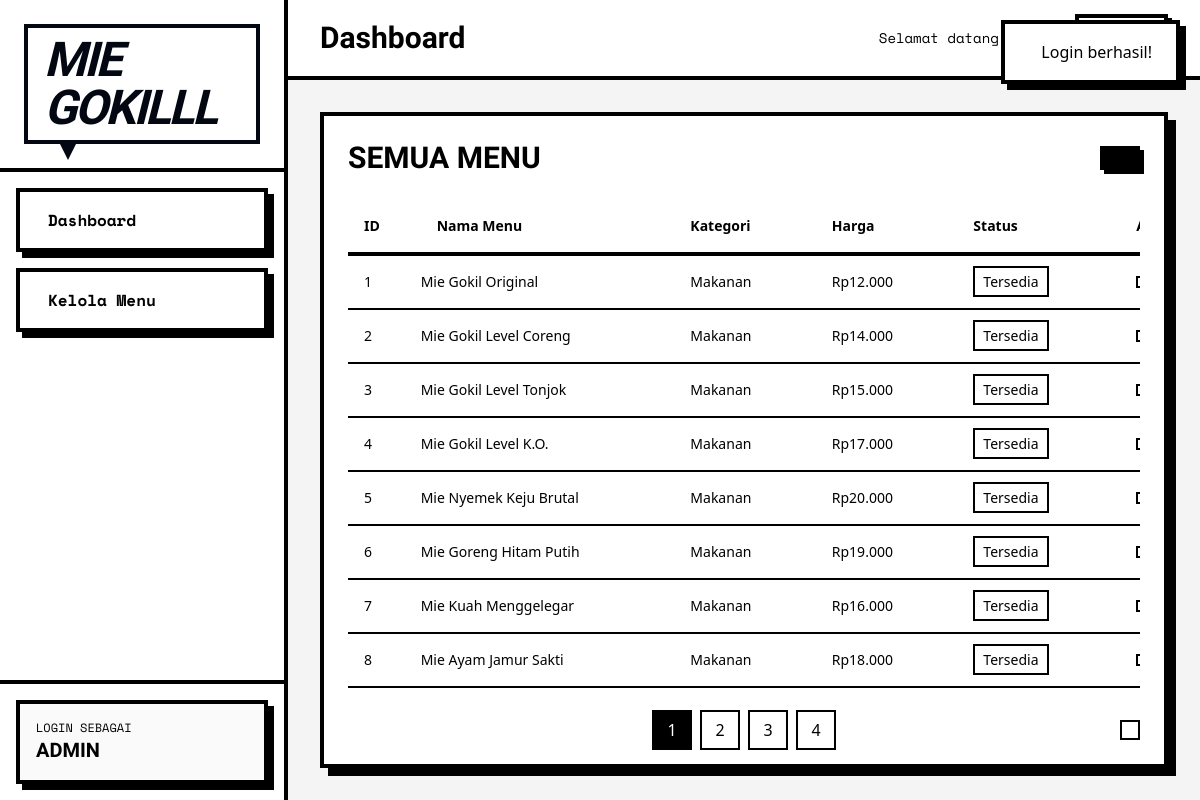
The app's page /admin/menu/index.php (signed in) with its own data.
### tables this page shows
CREATE TABLE `menu` (
  `id` int NOT NULL,
  `nama_menu` varchar(100) NOT NULL,
  `harga` int NOT NULL,
  `kategori` enum('makanan','minuman','cemilan') NOT NULL,
  `deskripsi` text,
  `foto` varchar(255) NOT NULL,
  `tersedia` tinyint(1) NOT NULL DEFAULT '1',
  `terlaris` tinyint(1) NOT NULL DEFAULT '0',
  `created_at` timestamp NULL DEFAULT CURRENT_TIMESTAMP
);

### services/domain.php (called while the page is built)
<?php $domain = "/mie-gokilll/"; ?>

### admin/menu/index.php (the view, shortened to what this page needs)
<?php
include './../../services/domain.php';
include "./../../config/koneksi.php";
?>
<?php
$page = isset($_GET['page']) ? (int)$_GET['page'] : 1;
$page = max($page, 1);
$limit = 8;
$offset = ($page - 1) * $limit;
$stmt = $conn->prepare("
        SELECT COUNT(*) as total
        FROM menu
    ");
$stmt->execute();
$result = $stmt->get_result();
$totalData = $result->fetch_assoc()['total'];
$totalPages = ceil($totalData / $limit);
$stmt = $conn->prepare("
        SELECT *
        FROM menu
        ORDER BY created_at DESC
        LIMIT ? OFFSET ?
    ");
$stmt->bind_param('ii', $limit, $offset);
$stmt->execute();
$allMenus = $stmt->get_result();
?>
<!DOCTYPE html>
<html lang="id">
<head>
    <link rel="stylesheet" href="./../../src/css/style.css">
    <link href="https://cdn.boxicons.com/3.0.8/fonts/basic/boxicons.min.css" rel="stylesheet">
    <link href="https://cdn.boxicons.com/3.0.8/fonts/filled/boxicons-filled.min.css" rel="stylesheet">
    <link href="https://cdn.boxicons.com/3.0.8/fonts/brands/boxicons-brands.min.css" rel="stylesheet">
</head>
<body class="h-screen overflow-hidden bg-zinc-100">
<div class="flex h-screen">
    <?php include './../../includes/admin/sidebar.php'; ?>
    <div class="flex flex-col flex-1 h-screen min-w-0">
        <?php include './../../includes/admin/header.php'; ?>
        <main class="flex-1 overflow-y-auto p-8 space-y-8 max-md:p-4 max-md:space-y-4 min-w-0">
            <section class="bg-white border-4 border-black p-6 shadow-[8px_8px_0px_#000] max-md:mb-20">
                <div class="flex justify-between items-center mb-6">
                    <h3 class="font-bricolage text-3xl font-black">
                        SEMUA MENU
                    </h3>
                    <a href="<?= $domain . 'admin/menu/tambah.php' ?>"
                        class="px-4 py-2 bg-black text-white border-4 border-black shadow-[4px_4px_0px_#000] hover:translate-x-1 hover:translate-y-1 hover:shadow-none transition-all"
                    >
                    </a>
                </div>
                <div class="w-full overflow-x-auto">
                    <table class="min-w-[900px] w-max text-sm text-left">
                        <thead>
                            <tr class="border-b-4 border-black">
                                <th class="text-left p-4">ID</th>
                                <th class="text-left p-4">Nama Menu</th>
                                <th class="text-left p-4">Kategori</th>
                                <th class="text-left p-4">Harga</th>
                                <th class="text-left p-4">Status</th>
                                <th class="text-left p-4">Aksi</th>
                            </tr>
                        </thead>
                        <tbody>
                            <?php while($menu = $allMenus->fetch_assoc()): ?>
                            <tr class="border-b-2 border-black">
                                <td class="p-4">
                                    <?= $menu['id'] ?>
                                </td>
                                <td class="py-4">
                                    <div class="flex items-center gap-2 h-fit">
                                        <?= htmlspecialchars($menu['nama_menu']) ?>
                                    </div>
                                </td>
                                <td class="p-4">
                                    <?= ucfirst($menu['kategori']) ?>
                                </td>
                                <td class="p-4">
                                    Rp<?= number_format($menu['harga'], 0, ',', '.') ?>
                                </td>
                                <td class="p-4">
                                    <?php if($menu['tersedia']): ?>
                                        <span class="px-2 py-1 border-2 border-black">
                                            Tersedia
                                        </span>
                                    <?php else: ?>
                                        <span class="px-2 py-1 bg-black text-white border-2 border-black">
                                            Habis
                                        </span>
                                    <?php endif; ?>
                                </td>
                                <td class="p-4">
                                    <div class="flex items-center gap-2">
                                        <a href="<?= $domain . 'admin/menu/detail.php?id=' . $menu['id'] ?>" class="flex items-center justify-center bg-white border-black border-2 p-1 w-fit h-fit">
                                        </a>
                                    </div>
                                </td>
                            </tr>
                            <?php endwhile; ?>
                            </tbody>
                    </table>
                </div>
                <div class="relative flex gap-2 justify-between mt-8">
                    <?php
                        $visiblePages = 4;
                        $startPage = floor(($page - 1) / $visiblePages) * $visiblePages + 1;
                        $endPage = min($startPage + $visiblePages - 1, $totalPages);
                        ?>
                    <div class="flex gap-2 absolute top-1/2 left-1/2 -translate-x-1/2 -translate-y-1/2">
                        <?php for ($i = $startPage; $i <= $endPage; $i++): ?>
                            <a
                                href="?page=<?= $i ?>"
                                class="w-10 h-10 flex items-center justify-center border-2 border-black
                                <?= $i == $page ? 'bg-black text-white' : 'bg-white' ?>"
                            >
                                <?= $i ?>
                            </a>
                        <?php endfor; ?>
                    </div>
                    <?php if ($page < $totalPages): ?>
                        <a
                            href="?page=<?= $page + 1 ?>"
                            class="flex items-center justify-center p-2 border-2 border-black bg-white"
                        >
                        </a>
                    <?php else: ?>
                        <div></div>
                    <?php endif; ?>
                </div>
            </section>
        </main>
    </div>
</div>
<?php include './../../includes/toast.php'; ?>
</body>
</html>

### records on screen
menu: id "1", nama_menu "Mie Gokil Original", kategori "Makanan", harga "12.000", tersedia "Tersedia"
menu: id "2", nama_menu "Mie Gokil Level Coreng", kategori "Makanan", harga "14.000", tersedia "Tersedia"
menu: id "3", nama_menu "Mie Gokil Level Tonjok", kategori "Makanan", harga "15.000", tersedia "Tersedia"
menu: id "4", nama_menu "Mie Gokil Level K.O.", kategori "Makanan", harga "17.000", tersedia "Tersedia"
menu: id "5", nama_menu "Mie Nyemek Keju Brutal", kategori "Makanan", harga "20.000", tersedia "Tersedia"
menu: id "6", nama_menu "Mie Goreng Hitam Putih", kategori "Makanan", harga "19.000", tersedia "Tersedia"
menu: id "7", nama_menu "Mie Kuah Menggelegar", kategori "Makanan", harga "16.000", tersedia "Tersedia"
menu: id "8", nama_menu "Mie Ayam Jamur Sakti", kategori "Makanan", harga "18.000", tersedia "Tersedia"

### other values on screen
$_SESSION['success'] "Login berhasil!"
